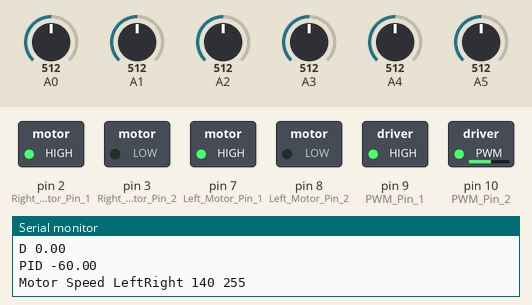
Simulated run of this sketch. Board: Arduino Uno, built with avr-gcc and run on an emulated ATmega328P. On the bench: switched loads named in the sketch (green lamp = pin HIGH), the last lines printed to the serial monitor. The inputs (shaded band) are chosen by the test bench; at power-on: A2 = 512, A1 = 512, A0 = 512, A3 = 512, A4 = 512, A5 = 512.

Above: at 1.2 s.
1.3 s: A2 set to 483
At 2.6 s:
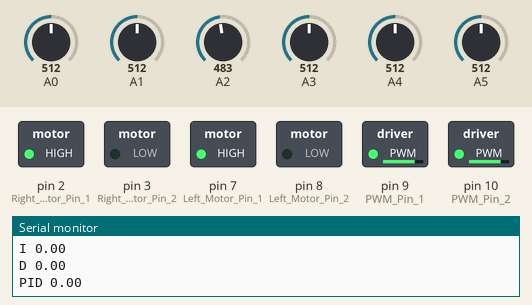
3.0 s: A1 set to 487
At 4.2 s:
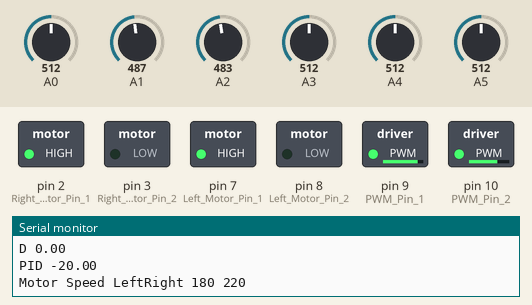
4.7 s: A0 set to 485
At 5.3 s:
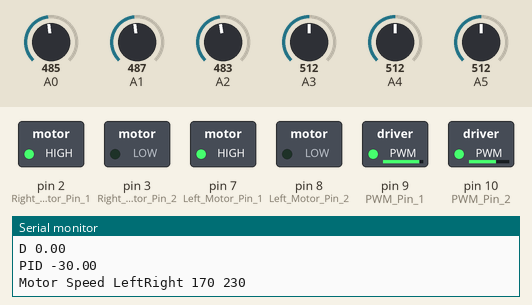
7.7 s: A2 set to 510
At 8.6 s:
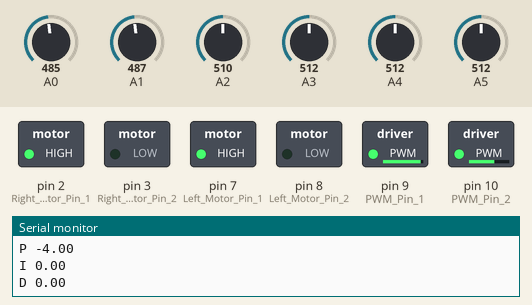
10.7 s: A1 set to 510
At 11.9 s:
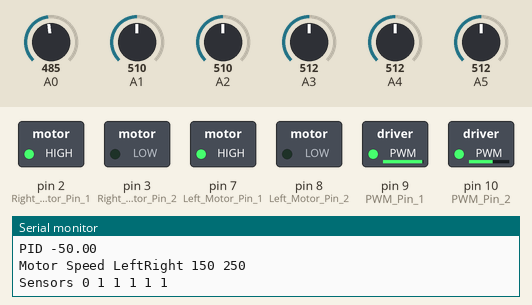
12.3 s: A0 set to 510
At 13.2 s:
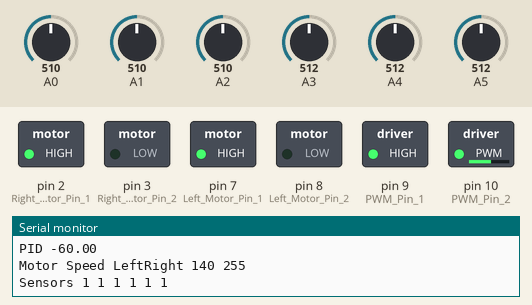
Timing chart, 0 to 15.3 s (numbered marks = the images above; inputs shaded):
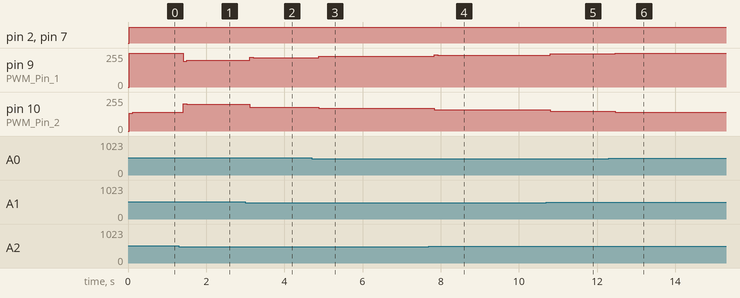

The sketch:

TheFollower.ino
```cpp
float Kp = 10, Ki = 0.0001, Kd = 1;
float error = 0, P = 0, I = 0, D = 0, PID_value = 0;
float previous_error = 0, previous_I = 0;
int sensor[6] = {0, 0, 0, 0, 0, 0};
bool sensorRead[3]={false, false, false};
int initial_motor_speed = 200;

void read_sensor_values(void);
void calculate_pid(void);
void motor_control(void);

void setup()
{
  pinMode(9, OUTPUT); //PWM Pin 1
  pinMode(10, OUTPUT); //PWM Pin 2
  pinMode(7, OUTPUT); //Left Motor Pin 1
  pinMode(8, OUTPUT); //Left Motor Pin 2
  pinMode(2, OUTPUT); //Right Motor Pin 1
  pinMode(3, OUTPUT); //Right Motor Pin 2
  Serial.begin(9600); //Enable Serial Communications
}

void loop()
{
  read_sensor_values();
  calculate_pid();
  motor_control();
}

void read_sensor_values()
{
  sensor[0]= analogRead(A0);
  if(sensor[0]>500 /*when sensor closer to ground400*/) sensor[0]=1;
  else sensor[0]=0;
  sensor[1] = analogRead(A1);
  if(sensor[1]>500 /*when sensor closer to ground400*/) sensor[1]=1;
  else sensor[1]=0;
  sensor[2] = analogRead(A2);
  if(sensor[2]>500 /*when sensor closer to ground400*/) sensor[2]=1;
  else sensor[2]=0;
  sensor[3]= analogRead(A3);
  if(sensor[3]>500 /*when sensor closer to ground400*/) sensor[3]=1;
  else sensor[3]=0;
  sensor[4] = analogRead(A4);
  if(sensor[4]>500 /*when sensor closer to ground400*/) sensor[4]=1;
  else sensor[4]=0;
  sensor[5] = analogRead(A5);
  if(sensor[5]>500 /*when sensor closer to ground400*/) sensor[5]=1;
  else sensor[5]=0;

  Serial.print("Sensors ");
  Serial.print(sensor[0]);
  Serial.print(" ");
  Serial.print(sensor[1]);
  Serial.print(" ");
  Serial.print(sensor[2]);
  Serial.print(" ");
  Serial.print(sensor[3]);
  Serial.print(" ");
  Serial.print(sensor[4]);
  Serial.print(" ");
  Serial.println(sensor[5]);
//  Serial.println(sensor[0]);
//  Serial.println(sensor[1]);
//  Serial.println(sensor[2]);
//  Serial.println("set end");
//  delay(500);
  delay(10);
  /*
    sensor[3] = digitalRead(A3);
    sensor[4] = digitalRead(A4);
  */

  /*
    if((sensor[0]==0)&&(sensor[1]==0)&&(sensor[2]==0)&&(sensor[4]==0)&&(sensor[4]==1))
    error=4;
    else if((sensor[0]==0)&&(sensor[1]==0)&&(sensor[2]==0)&&(sensor[4]==1)&&(sensor[4]==1))
    error=3;
    else if((sensor[0]==0)&&(sensor[1]==0)&&(sensor[2]==0)&&(sensor[4]==1)&&(sensor[4]==0))
    error=2;
    else if((sensor[0]==0)&&(sensor[1]==0)&&(sensor[2]==1)&&(sensor[4]==1)&&(sensor[4]==0))
    error=1;
    else if((sensor[0]==0)&&(sensor[1]==0)&&(sensor[2]==1)&&(sensor[4]==0)&&(sensor[4]==0))
    error=0;
    else if((sensor[0]==0)&&(sensor[1]==1)&&(sensor[2]==1)&&(sensor[4]==0)&&(sensor[4]==0))
    error=-1;
    else if((sensor[0]==0)&&(sensor[1]==1)&&(sensor[2]==0)&&(sensor[4]==0)&&(sensor[4]==0))
    error=-2;
    else if((sensor[0]==1)&&(sensor[1]==1)&&(sensor[2]==0)&&(sensor[4]==0)&&(sensor[4]==0))
    error=-3;
    else if((sensor[0]==1)&&(sensor[1]==0)&&(sensor[2]==0)&&(sensor[4]==0)&&(sensor[4]==0))
    error=-4;
    else if((sensor[0]==0)&&(sensor[1]==0)&&(sensor[2]==0)&&(sensor[4]==0)&&(sensor[4]==0))
    if(error==-4) error=-5;
    else error=5;
  */
  /*if ((sensor[0] == 0) && (sensor[1] == 0) && (sensor[2] == 1))
    error = 2;
  else if ((sensor[0] == 0) && (sensor[1] == 1) && (sensor[2] == 1))
    error = 1;
  else if ((sensor[0] == 0) && (sensor[1] == 1) && (sensor[2] == 0))
    error = 0;
  else if ((sensor[0] == 1) && (sensor[1] == 1) && (sensor[2] == 0))
    error = -1;
  else if ((sensor[0] == 1) && (sensor[1] == 0) && (sensor[2] == 0))
    error = -2;
  else if ((sensor[0] == 0) && (sensor[1] == 0) && (sensor[2] == 0))
    if (error == -2) error = -3;
   else error = 3;*/
   if((sensor[0]==1)&&(sensor[1]==1)&&(sensor[2]==1)&&(sensor[3]==1)&&(sensor[4]==1)&&(sensor[5]==0))//111110
    error=5;
   else if((sensor[0]==1)&&(sensor[1]==1)&&(sensor[2]==1)&&(sensor[3]==1)&&(sensor[4]==0)&&(sensor[5]==0))//111100
    error=4;
   else if((sensor[0]==1)&&(sensor[1]==1)&&(sensor[2]==1)&&(sensor[3]==0)&&(sensor[4]==0)&&(sensor[5]==0))//111000
    error=3;
   else if((sensor[0]==1)&&(sensor[1]==1)&&(sensor[2]==0)&&(sensor[3]==0)&&(sensor[4]==0)&&(sensor[5]==1))//110001
    error=1;
   else if((sensor[0]==1)&&(sensor[1]==1)&&(sensor[2]==1)&&(sensor[3]==0)&&(sensor[4]==0)&&(sensor[5]==1))//111001
    error=2;
   else if((sensor[0]==1)&&(sensor[1]==1)&&(sensor[2]==1)&&(sensor[3]==1)&&(sensor[4]==0)&&(sensor[5]==1))//111101
    error=3;
   else if((sensor[0]==1)&&(sensor[1]==1)&&(sensor[2]==1)&&(sensor[3]==0)&&(sensor[4]==1)&&(sensor[5]==1))//111011
//    error=1;
    error=0;
   else if((sensor[0]==1)&&(sensor[1]==1)&&(sensor[2]==0)&&(sensor[3]==0)&&(sensor[4]==1)&&(sensor[5]==1))//110011
    error=0;
   else if((sensor[0]==1)&&(sensor[1]==0)&&(sensor[2]==0)&&(sensor[3]==0)&&(sensor[4]==1)&&(sensor[5]==1))//100011
    error=-1;
   else if((sensor[0]==1)&&(sensor[1]==0)&&(sensor[2]==0)&&(sensor[3]==1)&&(sensor[4]==1)&&(sensor[5]==1))//100111
    error=-2;
   else if((sensor[0]==1)&&(sensor[1]==0)&&(sensor[2]==1)&&(sensor[3]==1)&&(sensor[4]==1)&&(sensor[5]==1))//101111
    error=-3;
   else if((sensor[0]==1)&&(sensor[1]==1)&&(sensor[2]==0)&&(sensor[3]==1)&&(sensor[4]==1)&&(sensor[5]==1))//110111
//    error=-1;
    error=0;
   else if((sensor[0]==0)&&(sensor[1]==0)&&(sensor[2]==0)&&(sensor[3]==1)&&(sensor[4]==1)&&(sensor[5]==1))//000111
    error=-3;
   else if((sensor[0]==0)&&(sensor[1]==0)&&(sensor[2]==1)&&(sensor[3]==1)&&(sensor[4]==1)&&(sensor[5]==1))//001111
    error=-4;
   else if((sensor[0]==0)&&(sensor[1]==1)&&(sensor[2]==1)&&(sensor[3]==1)&&(sensor[4]==1)&&(sensor[5]==1))//011111
    error=-5;
    /*
   else if((sensor[0]==0)&&(sensor[1]==1)&&(sensor[2]==0)&&(sensor[3]==0)&&(sensor[4]==0)&&(sensor[5]==1))
    error=-2;
   else if((sensor[0]==1)&&(sensor[1]==1)&&(sensor[2]==0)&&(sensor[3]==0)&&(sensor[4]==0)&&(sensor[5]==1))
    error=-3;
   else if((sensor[0]==1)&&(sensor[1]==0)&&(sensor[2]==0)&&(sensor[3]==0)&&(sensor[4]==0)&&(sensor[5]==1))
    error=-4;
    */
   else if((sensor[0]==1)&&(sensor[1]==1)&&(sensor[2]==1)&&(sensor[3]==1)&&(sensor[4]==1)&&(sensor[5]==1))
   {
    if((error>=-5&&error<=0)) error=-6;    else if(error<=5&&error>=0) error=6;
   }
}

void calculate_pid()
{
  P = error;
  I = I + previous_I;
  D = error - previous_error;
  Serial.print("P ");Serial.println(P);
 Serial.print("I ");Serial.println(I);
 Serial.print("D ");Serial.println(D);
  PID_value = (Kp * P) + (Ki * I) + (Kd * D);
  Serial.print("PID ");Serial.println(PID_value);
  previous_I = I;
  previous_error = error;
}

void motor_control()
{
  // Calculating the effective motor speed:
  int left_motor_speed = initial_motor_speed + /*3**/PID_value;//- then + is WRONG appearantly
  int right_motor_speed = initial_motor_speed - /*3**/PID_value;


  // The motor speed should not exceed the max PWM value
  constrain(left_motor_speed, 0, 255);
  constrain(right_motor_speed, 0, 255);
  Serial.print("Motor Speed LeftRight ");
  if(left_motor_speed>255) left_motor_speed=255;
  if(right_motor_speed>255) right_motor_speed=255;
  Serial.print(left_motor_speed);
  Serial.print(" ");
  Serial.println(right_motor_speed);

  analogWrite(10, left_motor_speed); //Left Motor Speed
  analogWrite(9, right_motor_speed); //Right Motor Speed
  //following lines of code are to make the bot move forward
  /*The pin numbers and high, low values might be different
    depending on your connections */
  digitalWrite(7, HIGH);
  digitalWrite(8, LOW);
  digitalWrite(3, LOW);
  digitalWrite(2, HIGH);
}
```

Measured:
- the behaviour switches between 501 and 500 on A2 (found by bisection; images 0 and 1)
- after the input at 1.3 s, pin 9 (PWM_Pin_1): 255/255 → 194/255 after 0.11 s, → 200/255 0.09 s later; pin 10 (PWM_Pin_2): 140/255 → 206/255 after 0.11 s, → 200/255 0.09 s later
- after the input at 3.0 s, pin 9 (PWM_Pin_1): 200/255 → 222/255 after 0.12 s, → 220/255 0.09 s later; pin 10 (PWM_Pin_2): 200/255 → 178/255 after 0.12 s, → 180/255 0.09 s later
- after the input at 4.7 s, pin 9 (PWM_Pin_1): 220/255 → 231/255 after 0.18 s, → 230/255 0.09 s later; pin 10 (PWM_Pin_2): 180/255 → 169/255 after 0.18 s, → 170/255 0.09 s later
- after the input at 7.7 s, pin 9 (PWM_Pin_1): 230/255 → 241/255 after 0.14 s, → 240/255 0.09 s later; pin 10 (PWM_Pin_2): 170/255 → 159/255 after 0.14 s, → 160/255 0.09 s later
- after the input at 10.7 s, pin 9 (PWM_Pin_1): 240/255 → 251/255 after 0.10 s, → 250/255 0.09 s later; pin 10 (PWM_Pin_2): 160/255 → 149/255 after 0.10 s, → 150/255 0.09 s later
- after the input at 12.3 s, pin 9 (PWM_Pin_1): 250/255 → 255/255 after 0.17 s; pin 10 (PWM_Pin_2): 150/255 → 139/255 after 0.17 s, → 140/255 0.09 s later
